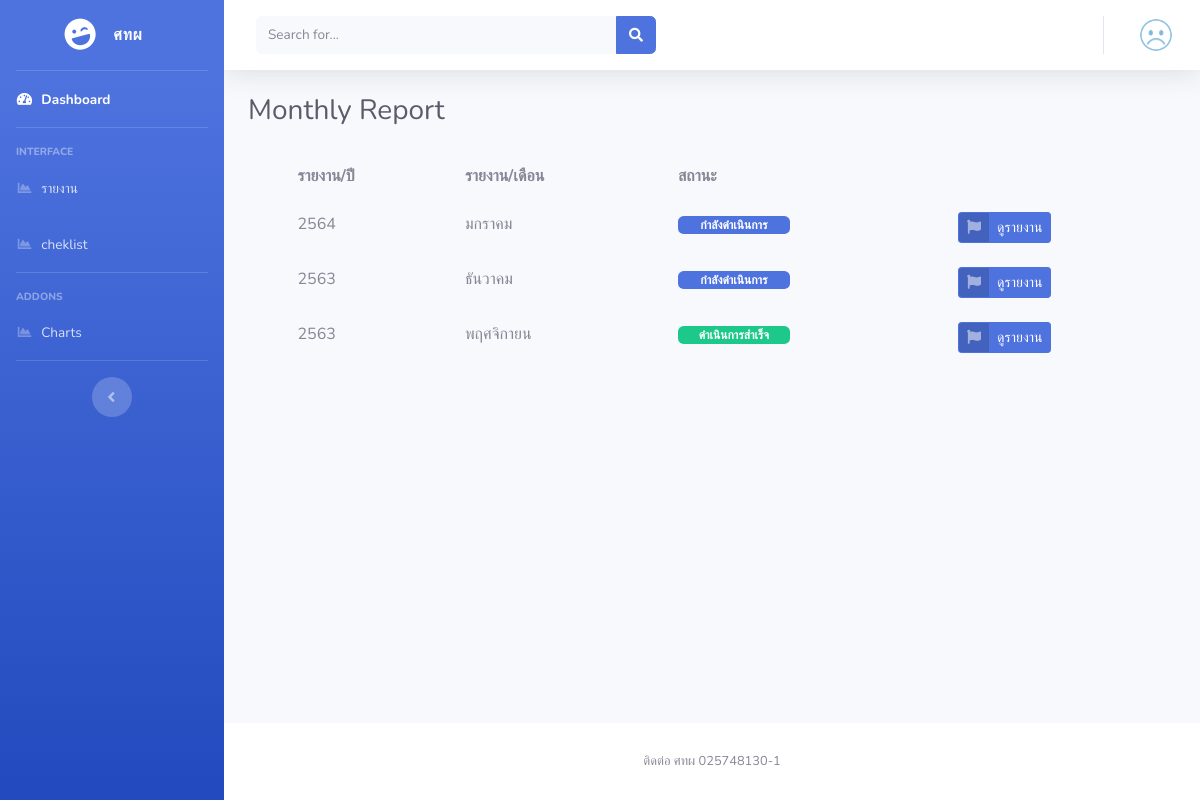
The app's page /report.php with its own data.
### tables this page shows
CREATE TABLE `plan` (
  `id` int(11) NOT NULL,
  `plan_id` varchar(50) NOT NULL,
  `plan_month` varchar(50) NOT NULL,
  `plan_year` varchar(50) NOT NULL,
  `plan_status` varchar(50) NOT NULL
);

### report.php (the view, shortened to what this page needs)
<?php
include_once './application/config/condb.php';
$strSql="SELECT * FROM plan ORDER BY id DESC";
$result = $mysqli->query($strSql);
?>
<!DOCTYPE html>
<html lang="en">
<head>
  <link href="./assets/vendor/fontawesome-free/css/all.min.css" rel="stylesheet" type="text/css">
  <link href="./assets/css/sb-admin-2.min.css" rel="stylesheet">
  <link rel="stylesheet" href="https://cdnjs.cloudflare.com/ajax/libs/bootstrap-datepicker/1.7.1/css/bootstrap-datepicker.min.css">
</head>
<body id="page-top">
  <div id="wrapper">
    <?php include("./templates/menu.php");?>
    <div id="content-wrapper" class="d-flex flex-column">
      <div id="content">
        <?php include("./templates/topbar.php");?>
        <div class="container-fluid">
          <div class="d-sm-flex align-items-center justify-content-between mb-4">
            <h1 class="h3 mb-0 text-gray-800">Monthly Report</h1>
          </div>
          <div class="row">
            <table class="table table-borderless">
              <thead>
                <tr>
                  <th scope="col"></th>
                  <th scope="col">รายงาน/ปี</th>
                  <th scope="col">รายงาน/เดือน</th>
                  <th scope="col">สถานะ</th>
                  <th scope="col"></th>
                </tr>
              </thead>
              <tbody>
              <?php while($lv=$result->fetch_object()){?>
                <tr>
                  <th scope="row"></th>
                  <td><?=$lv->plan_year?></td>
                  <td><?=$lv->plan_month?></td>
                  <td>
              <span class="badge <?php if($lv->plan_status == 'ดำเนินการสำเร็จ'){?>badge-success<?}else{?> badge-primary <?}?> text-wrap" style="width: 7rem;">
                    <?=$lv->plan_status?>
                    </span>
                  </td>
                  <td><a href="./detail.php?processplan=<?=$lv->plan_id?>" class="btn btn-sm btn-primary btn-icon-split" data-toggle="tooltip" data-placement="top" title="รายงานประจำเดือน : <?=$lv->plan_month."|".$lv->plan_year?>">
                    <span class="icon text-white-50">
                      <i class="fas fa-flag view"></i>
                    </span>
                    <span class="text">ดูรายงาน</span>
                  </a></td>
                </tr>
              <?php }?>
              </tbody>
            </table>
          </div>
        </div>
      </div>
      <?php include("./templates/footbar.php");?>
    </div>
  </div>
</body>
</html>

### records on screen
plan: plan_year "2564", plan_month "มกราคม", plan_status "กำลังดำเนินการ"
plan: plan_year "2563", plan_month "ธันวาคม", plan_status "กำลังดำเนินการ"
plan: plan_year "2563", plan_month "พฤศจิกายน", plan_status "ดำเนินการสำเร็จ"
